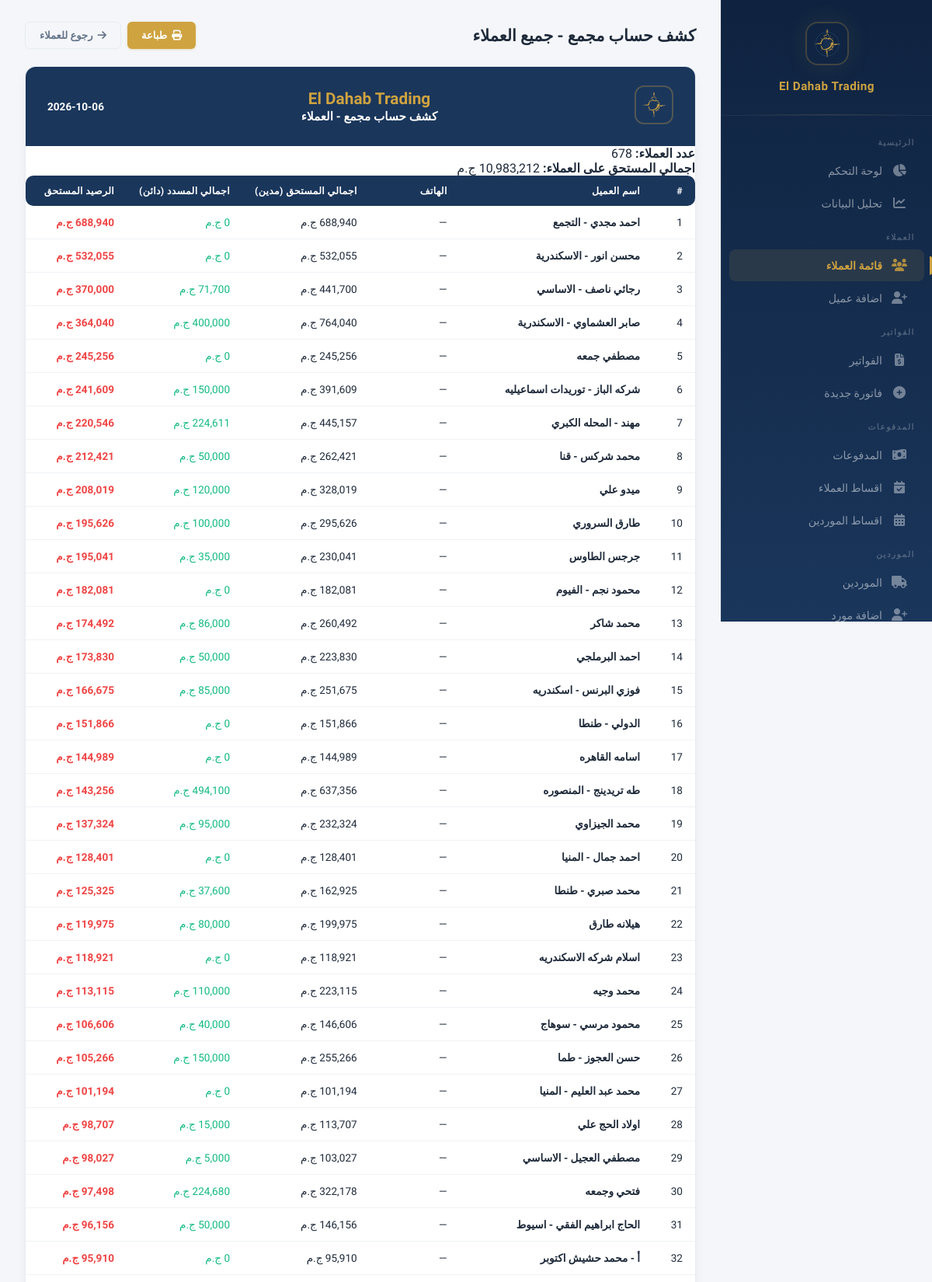
Screenshot of /reports/customers-statement (signed in, upper part) with the database file from the repository.
### models.py (models this page shows, shortened)
class Customer(db.Model):
    __tablename__ = 'customers'
    id = db.Column(db.Integer, primary_key=True)
    name = db.Column(db.String(200), nullable=False)
    phone = db.Column(db.String(50))
    address = db.Column(db.Text)
    account_type = db.Column(db.String(50), nullable=False, default='sales')
    notes = db.Column(db.Text)
    created_at = db.Column(db.DateTime, default=datetime.utcnow)
    invoices = db.relationship('Invoice', backref='customer', lazy=True)
    payments = db.relationship('Payment', backref='customer', lazy=True)
    returns = db.relationship('Return', backref='customer', lazy=True)
    installment_plans = db.relationship('InstallmentPlan', backref='customer', lazy=True)

### app.py (the view)
@app.route('/reports/customers-statement')
@login_required
def customers_statement_all():
    customers = Customer.query.order_by(Customer.name).all()
    rows = []
    for c in customers:
        entries = _customer_statement_rows(c)
        debit = sum(e['debit'] for e in entries)
        credit = sum(e['credit'] for e in entries)
        rows.append({'customer': c, 'debit': debit, 'credit': credit, 'balance': debit - credit})
    rows.sort(key=lambda r: r['balance'], reverse=True)
    return render_template('customers_statement_all.html', rows=rows,
        totals_debit=sum(r['debit'] for r in rows),
        totals_credit=sum(r['credit'] for r in rows),
        total_balance=sum(r['balance'] for r in rows),
        now=datetime.now())

### app.py (called while the page is built)
@app.context_processor
def inject_payment_methods():
    return {'PAYMENT_METHODS': PAYMENT_METHODS, 'parse_images': parse_images}

@app.before_request
def check_session_expiry():
    if 'user_id' in session and session.get('expires_at'):
        if datetime.utcnow().timestamp() > session['expires_at']:
            session.clear()
            flash('انتهت الجلسة، يرجى تسجيل الدخول مرة اخرى', 'warning')
            return redirect(url_for('login'))

@app.context_processor
def inject_user():
    if not hasattr(g, 'current_user'):
        g.current_user = db.session.get(User, session['user_id']) if 'user_id' in session else None
    return dict(current_user=g.current_user)

### models.py (called while the page is built)
    def has_permission(self, page):
        if self.is_admin:
            return True
        return any(p.page == page for p in self.permissions)

### templates/customers_statement_all.html (shortened to what this page needs)
{% extends "base.html" %}
{% block content %}
<div class="page-header no-print">
    <h1 style="font-size:1.3rem;font-weight:700;color:var(--text);">كشف حساب مجمع - جميع العملاء</h1>
    <div style="display:flex;gap:8px;">
        <button class="btn btn-gold" onclick="window.print();"><i class="fas fa-print"></i> طباعة</button>
        <a href="{{ url_for('customers_list') }}" class="btn btn-outline"><i class="fas fa-arrow-right"></i> رجوع للعملاء</a>
    </div>
</div>
<div class="invoice-print">
    <div class="invoice-print-header compact-header">
        <div>
            <img src="{{ url_for('static', filename='logo.png') }}" alt="Logo" class="compact-logo">
        </div>
        <div style="text-align:center;">
            <div class="company-name">El Dahab Trading</div>
            <div style="font-size:0.95rem;font-weight:700;color:#fff;margin-top:2px;">كشف حساب مجمع - العملاء</div>
        </div>
        <div style="text-align:left;display:flex;flex-direction:column;align-items:flex-end;gap:4px;">
            <div style="font-size:0.85rem;font-weight:800;color:#fff;">{{ now.strftime('%Y-%m-%d') }}</div>
        </div>
    </div>
    <div class="compact-info">
        <div><strong>عدد العملاء:</strong> {{ rows|length }}</div>
        <div><strong>اجمالي المستحق على العملاء:</strong> {{ "{:,.0f}".format(total_balance) }} ج.م</div>
    </div>
    <div class="invoice-items-area">
        <table class="compact-table statement-table">
            <thead>
                <tr>
                    <th style="width:40px;">#</th>
                    <th>اسم العميل</th>
                    <th style="width:110px;">الهاتف</th>
                    <th style="width:120px;">اجمالي المستحق (مدين)</th>
                    <th style="width:120px;">اجمالي المسدد (دائن)</th>
                    <th style="width:130px;">الرصيد المستحق</th>
                </tr>
            </thead>
            <tbody>
                {% for r in rows %}
                <tr>
                    <td>{{ loop.index }}</td>
                    <td style="font-weight:600;">{{ r.customer.name }}</td>
                    <td>{{ r.customer.phone or '—' }}</td>
                    <td>{{ "{:,.0f}".format(r.debit) }} ج.م</td>
                    <td class="text-success">{{ "{:,.0f}".format(r.credit) }} ج.م</td>
                    <td style="font-weight:800;" class="{{ 'text-danger' if r.balance > 0 else ('text-success' if r.balance < 0 else '') }}">{{ "{:,.0f}".format(r.balance) }} ج.م</td>
                </tr>
                {% endfor %}
            </tbody>
        </table>
    </div>
</div>
{% endblock %}

### static/css/style.css (style rules this page uses)
:root { --gold: #cfa340; --gold-light: #e8c96a; --gold-dark: #b8892e; --gold-glow: rgba(207, 163, 64, 0.15); --navy: #1a365b; --navy-light: #264a7a; --navy-dark: #0f2340; --bg: #f4f6f9; --card: #ffffff; --card-hover: #fafbfd; --border: #e8ecf1; --border-light: #f0f2f5; --text: #1e2a3a; --text-secondary: #64748b; --text-muted: #94a3b8; --success: #10b981; --success-bg: rgba(16, 185, 129, 0.08); --danger: #ef4444; --danger-bg: rgba(239, 68, 68, 0.08); --warning: #f59e0b; --warning-bg: rgba(245, 158, 11, 0.08); --info: #3b82f6; --info-bg: rgba(59, 130, 246, 0.08); --sidebar-w: 272px; --shadow-xs: 0 1px 2px rgba(0,0,0,0.04); --shadow-sm: 0 1px 3px rgba(0,0,0,0.06), 0 1px 2px rgba(0,0,0,0.04); --shadow-md: 0 4px 6px -1px rgba(0,0,0,0.07), 0 2px 4px -2px rgba(0,0,0,0.05); --shadow-lg: 0 10px 15px -3px rgba(0,0,0,0.08), 0 4px 6px -4px rgba(0,0,0,0.04); --shadow-xl: 0 20px 25px -5px rgba(0,0,0,0.08), 0 8px 10px -6px rgba(0,0,0,0.04); --shadow-card: 0 1px 3px rgba(0,0,0,0.04), 0 1px 2px rgba(0,0,0,0.03); --shadow-card-hover: 0 10px 40px rgba(0,0,0,0.08); --radius: 14px; --radius-sm: 10px; --radius-xs: 6px; --transition: all 0.2s cubic-bezier(0.4, 0, 0.2, 1); }
* { margin: 0; padding: 0; box-sizing: border-box; }
html { scroll-behavior: smooth; }
body { font-family: 'IBM Plex Sans Arabic', -apple-system, BlinkMacSystemFont, sans-serif; background: var(--bg); color: var(--text); direction: rtl; min-height: 100vh; -webkit-font-smoothing: antialiased; -moz-osx-font-smoothing: grayscale; }
table { width: 100%; border-collapse: collapse; }
table thead th { background: var(--navy); color: #fff; padding: 12px 16px; font-size: 0.78rem; font-weight: 600; text-align: right; white-space: nowrap; letter-spacing: 0.3px; text-transform: uppercase; }
table thead th:first-child { border-radius: 0 var(--radius-sm) var(--radius-sm) 0; }
table thead th:last-child { border-radius: var(--radius-sm) 0 0 var(--radius-sm); }
table tbody td { padding: 13px 16px; border-bottom: 1px solid var(--border-light); font-size: 0.85rem; color: var(--text); }
table tbody tr { transition: var(--transition); }
.btn { display: inline-flex; align-items: center; gap: 6px; padding: 9px 18px; border: none; border-radius: var(--radius-xs); font-family: inherit; font-weight: 600; font-size: 0.82rem; cursor: pointer; transition: var(--transition); text-decoration: none; white-space: nowrap; }
.btn-gold { background: var(--gold); color: #fff; box-shadow: 0 1px 3px rgba(207,163,64,0.3); }
.btn-outline { background: transparent; border: 1.5px solid var(--border); color: var(--text-secondary); }
.invoice-print { background: #fff; border: 1px solid var(--border); border-radius: var(--radius); overflow: hidden; box-shadow: var(--shadow-lg); }
.invoice-print-header { background: var(--navy); color: #fff; padding: 24px 28px; display: flex; justify-content: space-between; align-items: center; }
.invoice-print-header img { width: 50px; height: 50px; border-radius: 12px; border: 2px solid rgba(207,163,64,0.3); object-fit: cover; }
.invoice-print-header .company-name { font-size: 1.3rem; font-weight: 700; color: var(--gold); }
.page-header { display: flex; justify-content: space-between; align-items: center; margin-bottom: 22px; gap: 12px; }
.page-header h1 { margin: 0; }
.text-success { color: var(--success); }
.text-danger { color: var(--danger); }

### rows the page displays
Customer: customer.name "احمد مجدي - التجمع", customer "—"
Customer: customer.name "محسن انور - الاسكندرية", customer "—"
Customer: customer.name "رجائي ناصف - الاساسي", customer "—"
Customer: customer.name "صابر العشماوي - الاسكندرية", customer "—"
Customer: customer.name "مصطفي جمعه", customer "—"
Customer: customer.name "شركه الباز - توريدات اسماعيليه", customer "—"
Customer: customer.name "مهند - المحله الكبري", customer "—"
Customer: customer.name "محمد شركس - قنا", customer "—"
Customer: customer.name "ميدو علي", customer "—"
Customer: customer.name "طارق السروري", customer "—"
Customer: customer.name "جرجس الطاوس", customer "—"
Customer: customer.name "محمود نجم - الفيوم", customer "—"
Customer: customer.name "محمد شاكر", customer "—"
Customer: customer.name "احمد البرملجي", customer "—"
Customer: customer.name "فوزي البرنس - اسكندريه", customer "—"
Customer: customer.name "الدولي - طنطا", customer "—"
Customer: customer.name "اسامه القاهره", customer "—"
Customer: customer.name "طه تريدينج - المنصوره", customer "—"
Customer: customer.name "محمد الجيزاوي", customer "—"
Customer: customer.name "احمد جمال - المنيا", customer "—"
Customer: customer.name "محمد صبري - طنطا", customer "—"
Customer: customer.name "هيلانه طارق", customer "—"
Customer: customer.name "اسلام شركه الاسكندريه", customer "—"
Customer: customer.name "محمد وجيه", customer "—"
Customer: customer.name "محمود مرسي - سوهاج", customer "—"
Customer: customer.name "حسن العجوز - طما", customer "—"
Customer: customer.name "محمد عبد العليم - المنيا", customer "—"
Customer: customer.name "اولاد الحج علي", customer "—"
Customer: customer.name "مصطفي العجيل - الاساسي", customer "—"
Customer: customer.name "فتحي وجمعه", customer "—"
Customer: customer.name "الحاج ابراهيم الفقي - اسيوط", customer "—"
Customer: customer.name "أ - محمد حشيش اكتوبر", customer "—"

### other values shown
{{ rows|length }} "678"
{{ "{:,.0f}".format(total_balance) }} "10,983,212"
{{ "{:,.0f}".format(r.debit) }} "688,940" "532,055" "441,700" "764,040" "245,256" "391,609" "445,157" "262,421" "328,019" "295,626" "230,041" "182,081" "260,492" "223,830" "251,675" "151,866" "144,989" "637,356" "232,324" "128,401" "162,925" "199,975" "118,921" "223,115" "146,606" "255,266" "101,194" "113,707" "103,027" "322,178" "146,156" "95,910"
{{ "{:,.0f}".format(r.balance) }} "688,940" "532,055" "370,000" "364,040" "245,256" "241,609" "220,546" "212,421" "208,019" "195,626" "195,041" "182,081" "174,492" "173,830" "166,675" "151,866" "144,989" "143,256" "137,324" "128,401" "125,325" "119,975" "118,921" "113,115" "106,606" "105,266" "101,194" "98,707" "98,027" "97,498" "96,156" "95,910"
{{ "{:,.0f}".format(r.credit) }} "71,700" "50,000" "35,000" "86,000" "50,000" "85,000" "95,000" "37,600" "80,000" "40,000" "15,000" "5,000" "50,000"
